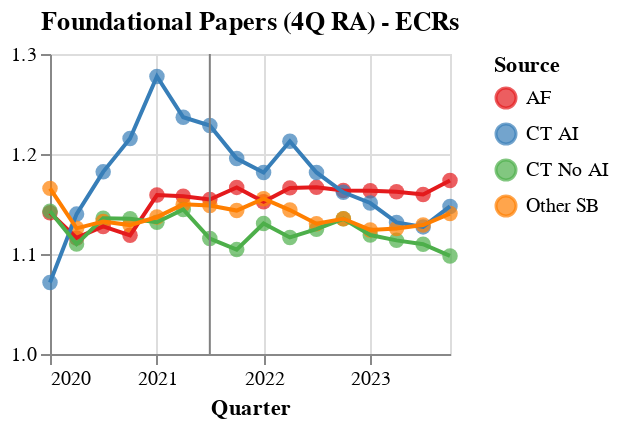

This figure's notebook cell:
### Code cell
# Define a color scale for sources
color_scale = alt.Scale(
    domain=['AF', 'CT AI', 'CT No AI', 'Other SB'],
    range=['#e41a1c', '#377eb8', '#4daf4a', '#ff7f00']
)

# Create the Altair scatter plot
scatter = alt.Chart(ecr_publications).mark_circle(size=60).encode(
    x=alt.X('quarter:T', title='Quarter'),
    y=alt.Y('rolling_avg:Q', title='Number of publications', scale=alt.Scale(domain=[1, 1.3])),
    color=alt.Color('strong_source:N', scale=color_scale, title='Source'),
).properties(
    width=200,
    height=150
)

# Create the Altair line plot
line = alt.Chart(ecr_publications).mark_line().encode(
    x=alt.X('quarter:T', title='Quarter'),
    y=alt.Y('rolling_avg:Q', title=None, scale=alt.Scale(domain=[1, 1.3])),
    color=alt.Color('strong_source:N', scale=color_scale, title='Source'),
).properties(
    width=200,
    height=150
)

rule = alt.Chart(pd.DataFrame({'x': ['2021-07-01']})).mark_rule(color='gray').encode(
    x='x:T'
)

# Combine scatter and line plots using facet
ecr_chart = alt.layer(scatter, line, rule).properties(
    title='Foundational Papers (4Q RA) - ECRs',
)

# Display the chart
ecr_chart

### Figure 1 — Vega-Lite specification as saved in the notebook (floating-point values rounded to 4 significant figures)
{"config": {"view": {"continuousWidth": 300, "continuousHeight": 300}}, "layer": [{"data": {"name": "data-a3de9a9f7be0dc155ff9cd8be6b7d7ea"}, "mark": {"type": "circle", "size": 60}, "encoding": {"color": {"field": "strong_source", "scale": {"domain": ["AF", "CT AI", "CT No AI", "Other SB"], "range": ["#e41a1c", "#377eb8", "#4daf4a", "#ff7f00"]}, "title": "Source", "type": "nominal"}, "x": {"field": "quarter", "title": "Quarter", "type": "temporal"}, "y": {"field": "rolling_avg", "scale": {"domain": [1, 1.3]}, "title": "Number of publications", "type": "quantitative"}}}, {"data": {"name": "data-a3de9a9f7be0dc155ff9cd8be6b7d7ea"}, "mark": {"type": "line"}, "encoding": {"color": {"field": "strong_source", "scale": {"domain": ["AF", "CT AI", "CT No AI", "Other SB"], "range": ["#e41a1c", "#377eb8", "#4daf4a", "#ff7f00"]}, "title": "Source", "type": "nominal"}, "x": {"field": "quarter", "title": "Quarter", "type": "temporal"}, "y": {"field": "rolling_avg", "scale": {"domain": [1, 1.3]}, "title": null, "type": "quantitative"}}}, {"data": {"name": "data-95fc0fb31fce5d4c4857ec7b13338c5d"}, "mark": {"type": "rule", "color": "gray"}, "encoding": {"x": {"field": "x", "type": "temporal"}}}], "height": 150, "title": "Foundational Papers (4Q RA) - ECRs", "width": 200, "$schema": "https://vega.github.io/schema/vega-lite/v5.16.3.json", "datasets": {"data-a3de9a9f7be0dc155ff9cd8be6b7d7ea": [{"quarter": "2020-01-01T00:00:00", "depth": "foundational", "strong_source": "AF", "num_publications": 1.141, "rolling_avg": 1.141}, {"quarter": "2020-01-01T00:00:00", "depth": "foundational", "strong_source": "CT AI", "num_publications": 1.071, "rolling_avg": 1.071}, {"quarter": "2020-01-01T00:00:00", "depth": "foundational", "strong_source": "CT No AI", "num_publications": 1.143, "rolling_avg": 1.143}, {"quarter": "2020-01-01T00:00:00", "depth": "foundational", "strong_source": "Other SB", "num_publications": 1.166, "rolling_avg": 1.166}, {"quarter": "2020-04-01T00:00:00", "depth": "foundational", "strong_source": "AF", "num_publications": 1.091, "rolling_avg": 1.116}, {"quarter": "2020-04-01T00:00:00", "depth": "foundational", "strong_source": "CT AI", "num_publications": 1.208, "rolling_avg": 1.14}, {"quarter": "2020-04-01T00:00:00", "depth": "foundational", "strong_source": "CT No AI", "num_publications": 1.077, "rolling_avg": 1.11}, {"quarter": "2020-04-01T00:00:00", "depth": "foundational", "strong_source": "Other SB", "num_publications": 1.086, "rolling_avg": 1.126}, {"quarter": "2020-07-01T00:00:00", "depth": "foundational", "strong_source": "AF", "num_publications": 1.151, "rolling_avg": 1.128}, {"quarter": "2020-07-01T00:00:00", "depth": "foundational", "strong_source": "CT AI", "num_publications": 1.267, "rolling_avg": 1.182}, {"quarter": "2020-07-01T00:00:00", "depth": "foundational", "strong_source": "CT No AI", "num_publications": 1.188, "rolling_avg": 1.136}, {"quarter": "2020-07-01T00:00:00", "depth": "foundational", "strong_source": "Other SB", "num_publications": 1.146, "rolling_avg": 1.132}, {"quarter": "2020-10-01T00:00:00", "depth": "foundational", "strong_source": "AF", "num_publications": 1.092, "rolling_avg": 1.119}, {"quarter": "2020-10-01T00:00:00", "depth": "foundational", "strong_source": "CT AI", "num_publications": 1.316, "rolling_avg": 1.216}, {"quarter": "2020-10-01T00:00:00", "depth": "foundational", "strong_source": "CT No AI", "num_publications": 1.133, "rolling_avg": 1.135}, {"quarter": "2020-10-01T00:00:00", "depth": "foundational", "strong_source": "Other SB", "num_publications": 1.118, "rolling_avg": 1.129}, {"quarter": "2021-01-01T00:00:00", "depth": "foundational", "strong_source": "AF", "num_publications": 1.302, "rolling_avg": 1.159}, {"quarter": "2021-01-01T00:00:00", "depth": "foundational", "strong_source": "CT AI", "num_publications": 1.319, "rolling_avg": 1.277}, {"quarter": "2021-01-01T00:00:00", "depth": "foundational", "strong_source": "CT No AI", "num_publications": 1.129, "rolling_avg": 1.132}, {"quarter": "2021-01-01T00:00:00", "depth": "foundational", "strong_source": "Other SB", "num_publications": 1.198, "rolling_avg": 1.137}, {"quarter": "2021-04-01T00:00:00", "depth": "foundational", "strong_source": "AF", "num_publications": 1.086, "rolling_avg": 1.158}, {"quarter": "2021-04-01T00:00:00", "depth": "foundational", "strong_source": "CT AI", "num_publications": 1.045, "rolling_avg": 1.237}, {"quarter": "2021-04-01T00:00:00", "depth": "foundational", "strong_source": "CT No AI", "num_publications": 1.128, "rolling_avg": 1.145}, {"quarter": "2021-04-01T00:00:00", "depth": "foundational", "strong_source": "Other SB", "num_publications": 1.136, "rolling_avg": 1.15}, {"quarter": "2021-07-01T00:00:00", "depth": "foundational", "strong_source": "AF", "num_publications": 1.138, "rolling_avg": 1.154}, {"quarter": "2021-07-01T00:00:00", "depth": "foundational", "strong_source": "CT AI", "num_publications": 1.233, "rolling_avg": 1.228}, {"quarter": "2021-07-01T00:00:00", "depth": "foundational", "strong_source": "CT No AI", "num_publications": 1.071, "rolling_avg": 1.115}, {"quarter": "2021-07-01T00:00:00", "depth": "foundational", "strong_source": "Other SB", "num_publications": 1.141, "rolling_avg": 1.148}, {"quarter": "2021-10-01T00:00:00", "depth": "foundational", "strong_source": "AF", "num_publications": 1.14, "rolling_avg": 1.167}, {"quarter": "2021-10-01T00:00:00", "depth": "foundational", "strong_source": "CT AI", "num_publications": 1.184, "rolling_avg": 1.195}, {"quarter": "2021-10-01T00:00:00", "depth": "foundational", "strong_source": "CT No AI", "num_publications": 1.089, "rolling_avg": 1.104}, {"quarter": "2021-10-01T00:00:00", "depth": "foundational", "strong_source": "Other SB", "num_publications": 1.098, "rolling_avg": 1.143}, {"quarter": "2022-01-01T00:00:00", "depth": "foundational", "strong_source": "AF", "num_publications": 1.245, "rolling_avg": 1.152}, {"quarter": "2022-01-01T00:00:00", "depth": "foundational", "strong_source": "CT AI", "num_publications": 1.263, "rolling_avg": 1.181}, {"quarter": "2022-01-01T00:00:00", "depth": "foundational", "strong_source": "CT No AI", "num_publications": 1.233, "rolling_avg": 1.13}, {"quarter": "2022-01-01T00:00:00", "depth": "foundational", "strong_source": "Other SB", "num_publications": 1.245, "rolling_avg": 1.155}, {"quarter": "2022-04-01T00:00:00", "depth": "foundational", "strong_source": "AF", "num_publications": 1.142, "rolling_avg": 1.166}, {"quarter": "2022-04-01T00:00:00", "depth": "foundational", "strong_source": "CT AI", "num_publications": 1.171, "rolling_avg": 1.213}, {"quarter": "2022-04-01T00:00:00", "depth": "foundational", "strong_source": "CT No AI", "num_publications": 1.073, "rolling_avg": 1.117}, {"quarter": "2022-04-01T00:00:00", "depth": "foundational", "strong_source": "Other SB", "num_publications": 1.091, "rolling_avg": 1.144}, {"quarter": "2022-07-01T00:00:00", "depth": "foundational", "strong_source": "AF", "num_publications": 1.14, "rolling_avg": 1.167}, {"quarter": "2022-07-01T00:00:00", "depth": "foundational", "strong_source": "CT AI", "num_publications": 1.109, "rolling_avg": 1.182}, {"quarter": "2022-07-01T00:00:00", "depth": "foundational", "strong_source": "CT No AI", "num_publications": 1.104, "rolling_avg": 1.125}, {"quarter": "2022-07-01T00:00:00", "depth": "foundational", "strong_source": "Other SB", "num_publications": 1.086, "rolling_avg": 1.13}, {"quarter": "2022-10-01T00:00:00", "depth": "foundational", "strong_source": "AF", "num_publications": 1.128, "rolling_avg": 1.163}, {"quarter": "2022-10-01T00:00:00", "depth": "foundational", "strong_source": "CT AI", "num_publications": 1.104, "rolling_avg": 1.162}, {"quarter": "2022-10-01T00:00:00", "depth": "foundational", "strong_source": "CT No AI", "num_publications": 1.13, "rolling_avg": 1.135}, {"quarter": "2022-10-01T00:00:00", "depth": "foundational", "strong_source": "Other SB", "num_publications": 1.118, "rolling_avg": 1.135}, {"quarter": "2023-01-01T00:00:00", "depth": "foundational", "strong_source": "AF", "num_publications": 1.244, "rolling_avg": 1.163}, {"quarter": "2023-01-01T00:00:00", "depth": "foundational", "strong_source": "CT AI", "num_publications": 1.22, "rolling_avg": 1.151}, {"quarter": "2023-01-01T00:00:00", "depth": "foundational", "strong_source": "CT No AI", "num_publications": 1.169, "rolling_avg": 1.119}, {"quarter": "2023-01-01T00:00:00", "depth": "foundational", "strong_source": "Other SB", "num_publications": 1.2, "rolling_avg": 1.124}, {"quarter": "2023-04-01T00:00:00", "depth": "foundational", "strong_source": "AF", "num_publications": 1.138, "rolling_avg": 1.162}, {"quarter": "2023-04-01T00:00:00", "depth": "foundational", "strong_source": "CT AI", "num_publications": 1.093, "rolling_avg": 1.132}, {"quarter": "2023-04-01T00:00:00", "depth": "foundational", "strong_source": "CT No AI", "num_publications": 1.051, "rolling_avg": 1.114}, {"quarter": "2023-04-01T00:00:00", "depth": "foundational", "strong_source": "Other SB", "num_publications": 1.097, "rolling_avg": 1.125}, {"quarter": "2023-07-01T00:00:00", "depth": "foundational", "strong_source": "AF", "num_publications": 1.129, "rolling_avg": 1.16}, {"quarter": "2023-07-01T00:00:00", "depth": "foundational", "strong_source": "CT AI", "num_publications": 1.091, "rolling_avg": 1.127}, {"quarter": "2023-07-01T00:00:00", "depth": "foundational", "strong_source": "CT No AI", "num_publications": 1.089, "rolling_avg": 1.11}, {"quarter": "2023-07-01T00:00:00", "depth": "foundational", "strong_source": "Other SB", "num_publications": 1.101, "rolling_avg": 1.129}, {"quarter": "2023-10-01T00:00:00", "depth": "foundational", "strong_source": "AF", "num_publications": 1.183, "rolling_avg": 1.173}, {"quarter": "2023-10-01T00:00:00", "depth": "foundational", "strong_source": "CT AI", "num_publications": 1.186, "rolling_avg": 1.148}, {"quarter": "2023-10-01T00:00:00", "depth": "foundational", "strong_source": "CT No AI", "num_publications": 1.083, "rolling_avg": 1.098}, {"quarter": "2023-10-01T00:00:00", "depth": "foundational", "strong_source": "Other SB", "num_publications": 1.164, "rolling_avg": 1.14}], "data-95fc0fb31fce5d4c4857ec7b13338c5d": [{"x": "2021-07-01"}]}}
